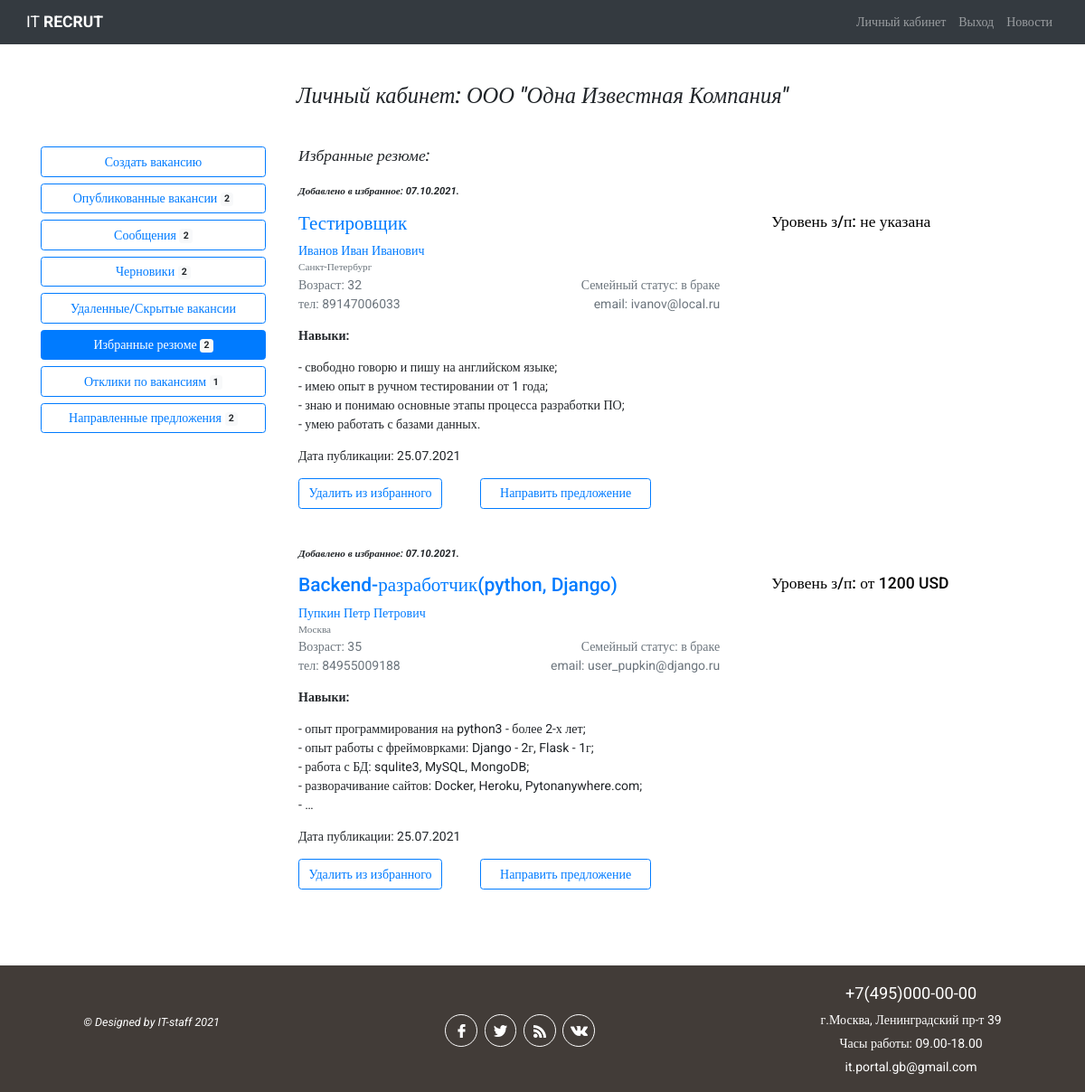
The app's page /employer/1/favorites/ (signed in) with its own data.
### authapp/models.py (models this page shows, shortened)
class Employer(models.Model):
    NEED_MODER = 'need_moderation'
    MODER_OK = 'moderation_ok'
    MODER_REJECT = 'moderation_reject'
    EMPLOYER_STATUS_CHOICES = (
        (NEED_MODER, 'требуется модерация'),
        (MODER_OK, 'модерация пройдена успешно'),
        (MODER_REJECT, 'отклонено модератором')
    )
    company_name = models.CharField(verbose_name='название компании', max_length=128, unique=True)
    city = models.CharField(verbose_name='город', max_length=64, blank=True)
    tel = models.CharField(verbose_name='телефон', max_length=11, blank=True)
    short_description = models.TextField(verbose_name='краткое описание компании')
    logo = models.ImageField(upload_to='company_logo', blank=True)
    web = models.CharField(verbose_name='вебсайт компании', max_length=64, blank=True)
    is_active = models.BooleanField(default=True)
    user = models.OneToOneField(User, on_delete=models.CASCADE)
    status = models.CharField(verbose_name='статус компании на сайте',
                              choices=EMPLOYER_STATUS_CHOICES, default=NEED_MODER,
                              max_length=32)
    failed_moderation = models.CharField(max_length=512, blank=True,
                                         verbose_name='поле заполняется в случае отклонения модерации')
    activation_key = models.CharField(max_length=128, blank=True)
    activation_key_expires = models.DateTimeField(default=(datetime.now() + timedelta(hours=24)))
    class Meta:
        verbose_name_plural = 'Работодатели'

class Seeker(models.Model):
    NEED_MODER = 'need_moderation'
    MODER_OK = 'moderation_ok'
    MODER_REJECT = 'moderation_reject'
    SEEKER_STATUS_CHOICES = (
        (NEED_MODER, 'требуется модерация'),
        (MODER_OK, 'модерация пройдена успешно'),
        (MODER_REJECT, 'отклонено модератором')
    )
    SEX_CHOICE = (
        ('male', 'мужской'),
        ('female', 'женский')
    )
    MARRIED_STATUS = (
        ('h', 'холост'),
        ('m', 'в браке'),
        ('d', 'в разводе')
    )
    patronimyc = models.CharField(verbose_name='Отчество', max_length=64)
    age = models.PositiveSmallIntegerField(verbose_name='возраст', default=18)
    sex = models.CharField(verbose_name='Ваш пол', max_length=32, choices=SEX_CHOICE)
    married = models.CharField(verbose_name='Семейное положение', max_length=1, choices=MARRIED_STATUS)
    city = models.CharField(verbose_name='город', max_length=64, blank=True)
    skills = models.TextField(verbose_name='Навыки (знание программ)', max_length=264, blank=True)
    hobby = models.TextField(verbose_name='Ваши увлечения', max_length=264, blank=True)
    tel = models.CharField(verbose_name='телефон', max_length=11, blank=True)
    photo = models.ImageField(upload_to='seeker_photo', blank=True)
    is_active = models.BooleanField(default=True)
    user = models.OneToOneField(User, on_delete=models.CASCADE)
    status = models.CharField(verbose_name='статус соискателя на сайте',
                              choices=SEEKER_STATUS_CHOICES, default=NEED_MODER, max_length=32)
    failed_moderation = models.CharField(max_length=512, blank=True, verbose_name='поле '
                                                                                  'заполняется в случае отклонения модерации')
    activation_key = models.CharField(max_length=128, blank=True)
    activation_key_expires = models.DateTimeField(default=(datetime.now() + timedelta(hours=24)))
    class Meta:
        verbose_name_plural = 'Соискатели'

### employerapp/models.py (models this page shows, shortened)
class FavoriteResumes(models.Model):
    date = models.DateField(verbose_name='дата добавления в избранное', default=datetime.now)
    employer = models.ForeignKey(Employer, on_delete=models.CASCADE)
    resume = models.ForeignKey(Resume, on_delete=models.CASCADE, verbose_name='избранное резюме',
                               related_name='favoriteresumes')
    is_favorite = models.BooleanField(verbose_name='добавлен в избранное', default=False)
    class Meta:
        verbose_name_plural = 'Избранные резюме'

### workerapp/models.py (models this page shows, shortened)
class Resume(models.Model):
    RESUME_ACTION_CHOICE = (
        ('draft', 'сохранить черновик'),
        ('publish', 'опубликовать на портале'),
        ('moderation_ok', 'модерация пройдена'),
        ('moderation_reject', 'модерация отклонена')
    )
    RUB = 'руб.'
    USD = 'USD'
    EUR = 'EUR'
    CURRENCY_CHOICE = (
        (RUB, 'руб.'),
        (USD, 'USD'),
        (EUR, 'EUR')
    )
    position = models.CharField(max_length=64, verbose_name='желаемая должность')
    min_salary = models.CharField(verbose_name='минимальный уровень з/п', max_length=7, blank=True,
                                  help_text='поле необязательное для заполнения')
    max_salary = models.CharField(verbose_name='максимальный уровень з/п', max_length=7, blank=True,
                                  help_text='поле необязательное для заполнения')
    currency = models.CharField(verbose_name='валюта', max_length=4, blank=True,
                                choices=CURRENCY_CHOICE, help_text='поле необязательное для '
                                                                   'заполнения')
    published = models.DateField(verbose_name='дата публикации', default=datetime.now)
    skills = models.TextField(verbose_name='Ключевые навыки', max_length=512, blank=True)
    hobby = models.TextField(verbose_name='Ваши увлечения', max_length=512, blank=True,
                             help_text='поле необязательно для заполнения')
    action = models.CharField(verbose_name='статус', max_length=64, choices=RESUME_ACTION_CHOICE)
    seeker = models.ForeignKey(Seeker, on_delete=models.CASCADE)
    hide = models.BooleanField(verbose_name='резюме удалено / скрыто', default=False)
    failed_moderation = models.TextField(verbose_name='Сообщение в случае непрохождения '
        'модерации резюме', max_length=254, blank=True, help_text='поле необязательное')
    is_favorite = models.BooleanField(verbose_name='добавлен в избранное', default=False)
    class Meta:
        verbose_name_plural = 'Резюме'

### employerapp/views.py (the view)
# urls.py: path('<int:emp_id>/favorites/', views.FavoritesResumeView.as_view(), name='favorites'),
class FavoritesResumeView(LoginRequiredMixin, DataMixin, TemplateView):
    template_name = 'employerapp/favorites.html'
    extra_context = {'title': 'Избранные резюме'}

### employerapp/templates/employerapp/favorites.html
{% extends 'mainapp/base.html' %}
{% load static %}
{% block content %}
<div class="container my-5">
    <h3 class="font-italic mb-5 text-center">Личный кабинет: {{ employer.company_name }} </h3>
    <div class="row justify-content-around">
        <div class="col-7 col-sm-4 col-md-3 pr-4 mb-5">
            {% include 'employerapp/include/menu.html' %}
        </div>
        <div class="col-12 col-sm-8 col-md-9">
            {% if favorites %}
            <h5 class="mb-4 font-italic">Избранные резюме:</h5>
            {% for item in favorites %}
            <p class="font-italic small font-weight-bold">Добавлено в избранное: {{ item.date|date:'d.m.Y.' }}</p>
            <div class="d-flex">
                <h4 class="pl-0 col-7" style="color: blue;">
                    <a href="{% url 'worker:resume_view' item.resume.seeker.pk item.resume.pk %}">{{ item.resume.position }}</a></h4>
                <p class="h5 ml-5" style="color:black;">Уровень з/п:
                    {% if item.resume.min_salary and item.resume.max_salary %}{{ item.resume.min_salary }} - {{ item.resume.max_salary }} {{ item.resume.currency }}
                    {% elif item.resume.min_salary %} от {{ item.resume.min_salary }} {{ item.resume.currency }}
                    {% elif item.resume.max_salary %} до {{ item.resume.max_salary }} {{ item.resume.currency }}
                    {% else %} не указана
                    {% endif %}
                </p>
            </div>
            <p class="mb-0"><a href="{% url 'worker:seeker_profile' item.resume.seeker.pk %}">{{ item.resume.seeker.user.first_name }}
                    {{ item.resume.seeker.user.last_name }} {{ item.resume.seeker.patronimyc }}</a></p>
            <p class="small text-muted mb-0">{{ item.resume.seeker.city }}</p>
            <div class="d-flex pl-0 col-12 col-sm-7 justify-content-between mb-0">
                <p class="text-muted mb-0">Возраст: {{ item.resume.seeker.age }}</p>
                <p class="text-muted mb-0">Семейный статус: {{ item.resume.seeker.get_married_display }}</p>
            </div>
            <div class="d-flex pl-0 col-12 col-sm-7 justify-content-between">
                <p class="text-muted">тел: {{ item.resume.seeker.tel }}</p>
                <p class="text-muted">email: {{ item.resume.seeker.user.email }}</p>
            </div>
            <p><span class="font-weight-bold">Навыки:</span> {{ item.resume.skills|linebreaks|truncatewords:30 }}</p>
            <p>Дата публикации: {{item.resume.published|date:"d.m.Y" }}</p>
            <div class="d-flex mb-5">
                <a class="btn btn-outline-primary" role="button"
                   href="{% url 'employer:delete_favorite' employer.pk item.pk %}">
                    Удалить из избранного</a>
                <a class="btn btn-outline-primary px-4 ml-5" role="button"
                   href="{% url 'employer:send_offer' item.employer.pk item.resume.pk %}">Направить
                    предложение
                </a>
            </div>
            {% endfor %}
            {% else %}
            <p class="text-center">У вас еще нет ни одного избранного резюме.</p>
            {% endif %}
        </div>
    </div>
</div>
{% endblock %}

### static/css/style.css (style rules this page uses)
* { margin: 0; padding: 0; }
html { font-size: 16px; }
@media all and (min-width: 1024px) and (max-width: 1200px) { html { font-size: 14px; } }
html, body { height: 100%; }
body { box-sizing: border-box; font-family: Roboto; display: flex; flex-direction: column; }
.container { flex: 1 0 auto; }

### records on screen
Employer: company_name "ООО \"Одна Известная Компания\""
FavoriteResumes: date "07.10.2021.", resume.position "Тестировщик", shows "не указана", resume.seeker.user.first_name "Иванов", resume.seeker.user.last_name "Иван", resume.seeker.patronimyc "Иванович", resume.seeker.city "Санкт-Петербург", resume.seeker.age "32", resume.seeker.married "в браке", resume.seeker.tel "89147006033", resume.seeker.user.email "ivanov@local.ru", resume.skills "- свободно говорю и пишу на английском языке; - имею опыт в ручном тестировании от 1 года; - знаю и понимаю основные этапы процесса разработки ПО; - умею работать с базами данных.", resume.published "25.07.2021"
FavoriteResumes: date "07.10.2021.", resume.position "Backend-разработчик(python, Django)", resume.min_salary "1200", resume.currency "USD", resume.seeker.user.first_name "Пупкин", resume.seeker.user.last_name "Петр", resume.seeker.patronimyc "Петрович", resume.seeker.city "Москва", resume.seeker.age "35", resume.seeker.married "в браке", resume.seeker.tel "84955009188", resume.seeker.user.email "user_pupkin@django.ru", resume.skills "- опыт программирования на python3 - более 2-х лет; - опыт работы с фреймоврками: Django - 2г, Flask - 1г; - работа с БД: squlite3, MySQL, MongoDB; - разворачивание сайтов: Docker, Heroku, Pytonanywhere.com; - …", resume.published "25.07.2021"

### other values on screen
{{ vacancies|length }} "2"
{{ drafts|length }} "2"
{{ favorites|length }} "2"
{{ take_offers|length }} "1"
{{ offers|length }} "2"
